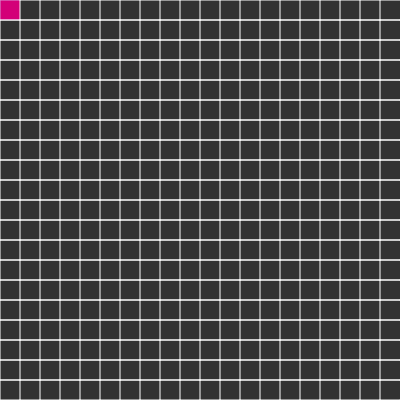
Frame 1 (no input)
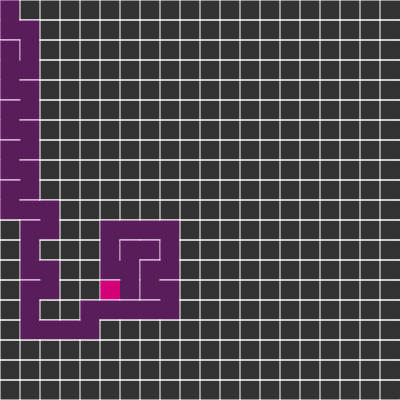
Frame 60 (no input)
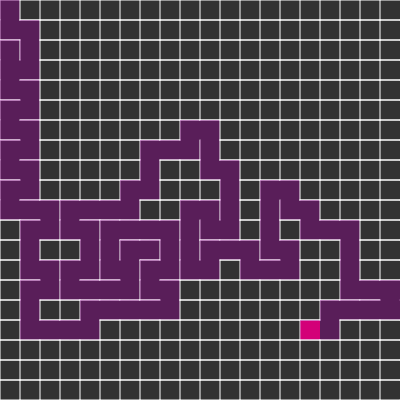
Frame 120 (the mouse pressed at the canvas centre since frame 60)

The p5.js sketch that drew these frames (run headless with seeded random() and noise() and a simulated clock; from frame 60 on, the mouse is pressed at the canvas centre):

// p5.js sketch
// ── sketch.js
let SCL = 20;
let width = 400;
let height = 400;
let RAW = width / SCL;
let COL = height / SCL;
var grid;
var first = 0;
var current;
var visited = []

function setup(){
frameRate(60);
createCanvas(width, height);
grid = new Grid(RAW, COL);
current = grid.g[first];
current.visited = true;
visited.push(current);
createCanvas(width, height); 
}

function draw(){
    background(50);
    fill(250, 0, 100);
    noStroke();
    rect(current.x * SCL, current.y * SCL, SCL, SCL);
    var n = grid.neibours(current);
    grid.show();
    randn = floor(random(0, n.length));
    var next;
    if(n.length > 0){
        next = n[randn];
        grid.removeWalls(current, next);
        current = next; 
        current.visited = true;
        visited.push(current);
    }
    else{
        current = visited.pop();
    }
}
// ── cell.js
class Cell{
    constructor(_x, _y){
        this.x = _x;
        this.y = _y;
        this.visited = false;
        this.walls = [true, true, true, true];
    }

    show(){
        stroke(255);
        var posX = this.x * SCL;
        var posY = this.y * SCL;

        if(this.walls[0] == true){
            line(posX,       posY,       posX + SCL, posY);
        }
        if(this.walls[1] == true){
            line(posX + SCL, posY + SCL, posX + SCL, posY + SCL);
        }
        if(this.walls[2] == true){
            line(posX,       posY + SCL, posX + SCL, posY + SCL);
        }
        if(this.walls[3] == true){
            line(posX,       posY,       posX,       posY + SCL);
        }

        if(this.visited){
            fill(150, 0, 150, 100);
            noStroke();
            rect(posX, posY, SCL, SCL);
        }
    }
}

class Grid{
    constructor(raw, col){
        this.g = [];
        this.next = 0;
        for(var i = 0; i < raw; i++){
            for(var j = 0; j < col; j++){
                this.g.push(new Cell(i, j));
            }
        }
    }
    show(){
        this.g.forEach(c =>{
            c.show();
        })
    }
    index(i, j){
        if (i >= RAW || i < 0 || j >= COL || j < 0){
            return -1;
        }
        else{
            return i * RAW + j;
        }
    }
    neibours(cell){
        var n = [];
        var t = this.g[this.index(cell.x,     cell.y - 1)];
        var r = this.g[this.index(cell.x + 1, cell.y)];
        var b = this.g[this.index(cell.x,     cell.y + 1)];
        var l = this.g[this.index(cell.x - 1, cell.y)];
        if(t && !t.visited){
            n.push(t);
        }
        if(r && !r.visited){
            n.push(r);
        }
        if(b && !b.visited){
            n.push(b);
        }
        if(l && !l.visited){
            n.push(l);
        }
        return n;
    }
    removeWalls(c1, c2){
        if (c1.x - c2.x == -1){
            c1.walls[1] = false;
            c2.walls[3] = false;
        }
        if (c1.x - c2.x == 1){
            c1.walls[3] = false;
            c2.walls[1] = false;
        }
        if (c1.y - c2.y == -1){
            c1.walls[2] = false;
            c2.walls[0] = false;
        }
        if (c1.y - c2.y == 1){
            c1.walls[0] = false;
            c2.walls[2] = false;
        }
    }

}
